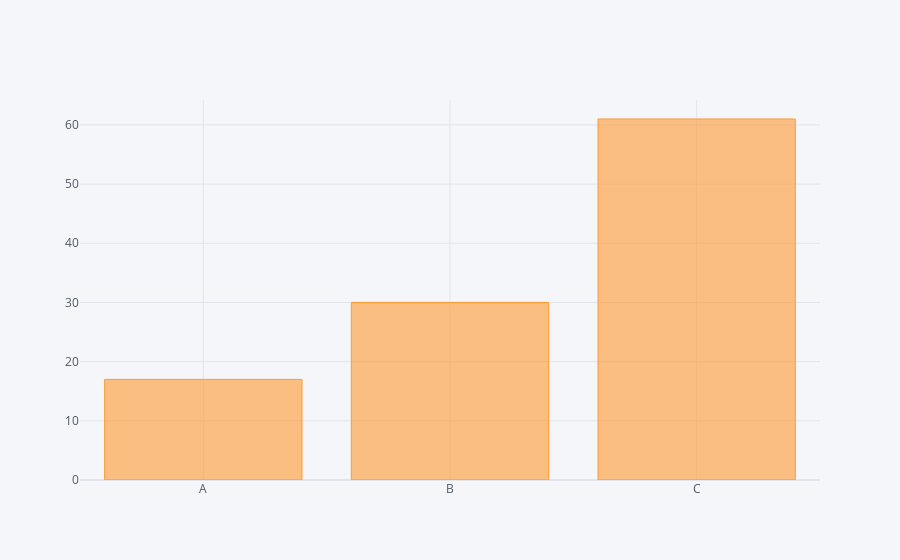

Notebook code for this chart:
### Code cell
df2.iplot(kind='bar',x='category',y='values')

### Figure 1 — Plotly figure (JSON) as saved in the notebook; plotly's stock layout.template omitted (floating-point values rounded to 4 significant figures)
{"data": [{"marker": {"color": "rgba(255, 153, 51, 0.6)", "line": {"color": "rgba(255, 153, 51, 1.0)", "width": 1}}, "name": "values", "orientation": "v", "text": "", "type": "bar", "x": ["A", "B", "C"], "y": [17, 30, 61]}], "layout": {"legend": {"bgcolor": "#F5F6F9", "font": {"color": "#4D5663"}}, "paper_bgcolor": "#F5F6F9", "plot_bgcolor": "#F5F6F9", "title": {"font": {"color": "#4D5663"}}, "xaxis": {"gridcolor": "#E1E5ED", "showgrid": true, "tickfont": {"color": "#4D5663"}, "title": {"font": {"color": "#4D5663"}, "text": ""}, "zerolinecolor": "#E1E5ED"}, "yaxis": {"gridcolor": "#E1E5ED", "showgrid": true, "tickfont": {"color": "#4D5663"}, "title": {"font": {"color": "#4D5663"}, "text": ""}, "zerolinecolor": "#E1E5ED"}}}
